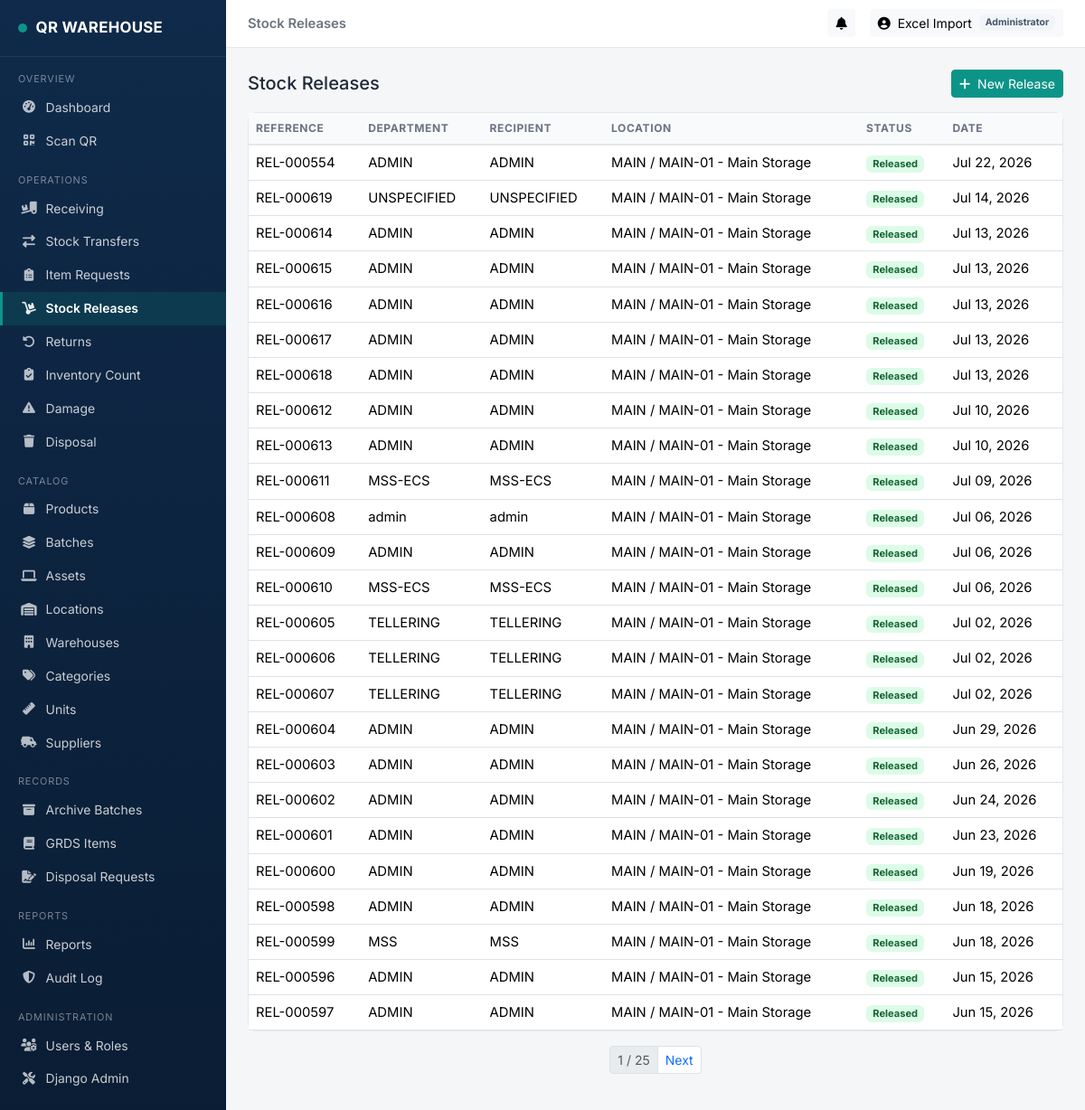
The page /ops/releases/ (signed in) on the database its author committed.
### backend/models.py (models this page shows, shortened)
class User(AbstractUser):
    class Role(models.TextChoices):
        ADMIN = 'admin', 'Administrator'
        MANAGER = 'manager', 'Warehouse Manager'
        STAFF = 'staff', 'Warehouse Staff'
        REQUESTER = 'requester', 'Requesting Department'
        AUDITOR = 'auditor', 'Auditor / Viewer'
    role = models.CharField(max_length=20, choices=Role.choices, default=Role.STAFF)
    employee_id = models.CharField(max_length=30, blank=True)
    department = models.CharField(max_length=100, blank=True)
    phone = models.CharField(max_length=30, blank=True)
    is_active_employee = models.BooleanField(default=True)
    @property
    def is_read_only(self):
        return self.role == self.Role.AUDITOR

class TimeStampedModel(models.Model):
    created_at = models.DateTimeField(auto_now_add=True)
    updated_at = models.DateTimeField(auto_now=True)
    class Meta:
        abstract = True

class StockRelease(TimeStampedModel):
    class Status(models.TextChoices):
        DRAFT = 'draft', 'Draft'
        RELEASED = 'released', 'Released'
        CONFIRMED = 'confirmed', 'Confirmed'
    reference_number = models.CharField(max_length=100, unique=True)
    item_request = models.ForeignKey(ItemRequest, on_delete=models.SET_NULL, null=True, blank=True, related_name='releases')
    location = models.ForeignKey(WarehouseLocation, on_delete=models.PROTECT, related_name='releases')
    released_by = models.ForeignKey(settings.AUTH_USER_MODEL, on_delete=models.PROTECT, related_name='releases_done')
    released_to_department = models.CharField(max_length=120)
    recipient_name = models.CharField(max_length=150)
    status = models.CharField(max_length=15, choices=Status.choices, default=Status.DRAFT)
    remarks = models.TextField(blank=True)
    class Meta:
        ordering = ['-created_at']

class WarehouseLocation(TimeStampedModel):
    class LocationType(models.TextChoices):
        ZONE = 'zone', 'Zone'
        RACK = 'rack', 'Rack'
        SHELF = 'shelf', 'Shelf'
        BIN = 'bin', 'Bin'
    warehouse = models.ForeignKey(Warehouse, on_delete=models.PROTECT, related_name='locations')
    code = models.CharField(max_length=50)
    name = models.CharField(max_length=150)
    location_type = models.CharField(max_length=10, choices=LocationType.choices, default=LocationType.BIN)
    parent = models.ForeignKey('self', on_delete=models.PROTECT, null=True, blank=True, related_name='children')
    qr_token = models.UUIDField(default=uuid.uuid4, unique=True, editable=False)
    is_active = models.BooleanField(default=True)
    class Meta:
        ordering = ['warehouse', 'code']
        constraints = [
            models.UniqueConstraint(fields=['warehouse', 'code'], name='unique_location_code_per_warehouse')
        ]
    def __str__(self):
        return f"{self.warehouse.code} / {self.code} - {self.name}"

class Warehouse(TimeStampedModel):
    code = models.CharField(max_length=30, unique=True)
    name = models.CharField(max_length=150)
    address = models.TextField(blank=True)
    is_active = models.BooleanField(default=True)
    class Meta:
        ordering = ['name']

### backend/views.py (the view)
# urls.py: path('releases/', views.ReleaseListView.as_view(), name='release_list'),
class ReleaseListView(ListView):
    model = StockRelease
    template_name = 'operations/release_list.html'
    context_object_name = 'releases'
    paginate_by = 25

### backend/context_processors.py (called while the page is built)
def notifications_processor(request):
    if not request.user.is_authenticated:
        return {}
    from .models import Notification
    qs = Notification.objects.filter(is_read=False).filter(
        Q(recipient=request.user) | Q(role_target=request.user.role)
    ).order_by('-created_at')[:8]
    return {
        'nav_notifications': qs,
        'nav_notifications_count': qs.count(),
    }

### backend/templates/operations/release_list.html (shortened to what this page needs)
{% extends "base.html" %}
{% load core_extras %}
{% block page_heading %}Stock Releases{% endblock %}
{% block content %}
<div class="d-flex justify-content-between align-items-center mb-3">
  <h5 class="mb-0">Stock Releases</h5>
  {% if not user.is_read_only %}<a href="{% url 'operations:release_add' %}" class="btn btn-primary btn-sm"><i class="fa-solid fa-plus me-1"></i> New Release</a>{% endif %}
</div>
<div class="wh-card p-0">
<table class="table table-hover mb-0 align-middle">
<thead><tr><th>Reference</th><th>Department</th><th>Recipient</th><th>Location</th><th>Status</th><th>Date</th></tr></thead>
<tbody>
{% for r in releases %}
<tr style="cursor:pointer" onclick="location.href='{% url 'operations:release_detail' r.pk %}'">
  <td>{{ r.reference_number }}</td><td>{{ r.released_to_department }}</td><td>{{ r.recipient_name }}</td><td>{{ r.location }}</td>
  <td><span class="badge badge-soft-{{ r.status|status_badge }}">{{ r.get_status_display }}</span></td>
  <td>{{ r.created_at|date:"M d, Y" }}</td>
</tr>
{% empty %}<tr><td colspan="6" class="text-center text-muted py-4">No releases yet.</td></tr>{% endfor %}
</tbody>
</table>
</div>
{% include "core/_pagination.html" %}
{% endblock %}

### backend/templates/base.html (shortened to what this page needs)
{% load static %}
<!DOCTYPE html>
<html lang="en">
<head>
<link rel="stylesheet" href="https://cdnjs.cloudflare.com/ajax/libs/bootstrap/5.3.3/css/bootstrap.min.css">
<link rel="stylesheet" href="https://cdnjs.cloudflare.com/ajax/libs/font-awesome/6.5.1/css/all.min.css">
<link rel="stylesheet" href="{% static 'css/style.css' %}">
</head>
<body>
{% if user.is_authenticated %}
<nav class="wh-sidebar" id="whSidebar">
  <div class="brand"><span class="badge-dot"></span> QR WAREHOUSE</div>
  <div class="nav-section">Overview</div>
  <a class="nav-link {% if request.resolver_match.url_name == 'home' %}active{% endif %}" href="{% url 'dashboard:home' %}"><i class="fa-solid fa-gauge-high"></i> Dashboard</a>
  <a class="nav-link {% if 'scanner' in request.path %}active{% endif %}" href="{% url 'core:scanner' %}"><i class="fa-solid fa-qrcode"></i> Scan QR</a>
  <div class="nav-section">Operations</div>
  <a class="nav-link {% if '/ops/receiving' in request.path %}active{% endif %}" href="{% url 'operations:receiving_list' %}"><i class="fa-solid fa-truck-ramp-box"></i> Receiving</a>
  <a class="nav-link {% if '/ops/transfers' in request.path %}active{% endif %}" href="{% url 'operations:transfer_list' %}"><i class="fa-solid fa-right-left"></i> Stock Transfers</a>
  <a class="nav-link {% if '/ops/requests' in request.path %}active{% endif %}" href="{% url 'operations:request_list' %}"><i class="fa-solid fa-clipboard-list"></i> Item Requests</a>
  <a class="nav-link {% if '/ops/releases' in request.path %}active{% endif %}" href="{% url 'operations:release_list' %}"><i class="fa-solid fa-dolly"></i> Stock Releases</a>
  <a class="nav-link {% if '/ops/returns' in request.path %}active{% endif %}" href="{% url 'operations:return_list' %}"><i class="fa-solid fa-rotate-left"></i> Returns</a>
  <a class="nav-link {% if '/ops/counts' in request.path %}active{% endif %}" href="{% url 'operations:count_list' %}"><i class="fa-solid fa-clipboard-check"></i> Inventory Count</a>
  <a class="nav-link {% if '/ops/damage' in request.path %}active{% endif %}" href="{% url 'operations:damage_list' %}"><i class="fa-solid fa-triangle-exclamation"></i> Damage</a>
  <a class="nav-link {% if '/ops/disposals' in request.path %}active{% endif %}" href="{% url 'operations:disposal_list' %}"><i class="fa-solid fa-trash"></i> Disposal</a>
  <div class="nav-section">Catalog</div>
  <a class="nav-link {% if '/inventory/products' in request.path %}active{% endif %}" href="{% url 'core:product_list' %}"><i class="fa-solid fa-box"></i> Products</a>
  <a class="nav-link {% if '/inventory/batches' in request.path %}active{% endif %}" href="{% url 'core:batch_list' %}"><i class="fa-solid fa-layer-group"></i> Batches</a>
  <a class="nav-link {% if '/inventory/assets' in request.path %}active{% endif %}" href="{% url 'core:asset_list' %}"><i class="fa-solid fa-laptop"></i> Assets</a>
  <a class="nav-link {% if '/inventory/locations' in request.path %}active{% endif %}" href="{% url 'core:location_list' %}"><i class="fa-solid fa-warehouse"></i> Locations</a>
  <a class="nav-link {% if '/inventory/warehouses' in request.path %}active{% endif %}" href="{% url 'core:warehouse_list' %}"><i class="fa-solid fa-building"></i> Warehouses</a>
  <a class="nav-link {% if '/inventory/categories' in request.path %}active{% endif %}" href="{% url 'core:category_list' %}"><i class="fa-solid fa-tags"></i> Categories</a>
  <a class="nav-link {% if '/inventory/units' in request.path %}active{% endif %}" href="{% url 'core:unit_list' %}"><i class="fa-solid fa-ruler"></i> Units</a>
  <a class="nav-link {% if '/inventory/suppliers' in request.path %}active{% endif %}" href="{% url 'core:supplier_list' %}"><i class="fa-solid fa-truck-field"></i> Suppliers</a>
  <div class="nav-section">Records</div>
  <a class="nav-link {% if '/records/batches' in request.path %}active{% endif %}" href="{% url 'records:archive_batch_list' %}"><i class="fa-solid fa-box-archive"></i> Archive Batches</a>
  <a class="nav-link {% if '/records/grds-items' in request.path %}active{% endif %}" href="{% url 'records:grds_item_list' %}"><i class="fa-solid fa-book"></i> GRDS Items</a>
  <a class="nav-link {% if '/records/disposal-requests' in request.path %}active{% endif %}" href="{% url 'records:disposal_request_list' %}"><i class="fa-solid fa-file-signature"></i> Disposal Requests</a>
  <div class="nav-section">Reports</div>
  <a class="nav-link {% if '/reports' in request.path %}active{% endif %}" href="{% url 'dashboard:reports_home' %}"><i class="fa-solid fa-chart-column"></i> Reports</a>
  <a class="nav-link {% if 'audit-log' in request.path %}active{% endif %}" href="{% url 'dashboard:audit_log' %}"><i class="fa-solid fa-shield-halved"></i> Audit Log</a>
  {% if user.role == 'admin' %}
  <div class="nav-section">Administration</div>
  <a class="nav-link {% if '/accounts/users' in request.path %}active{% endif %}" href="{% url 'accounts:user_list' %}"><i class="fa-solid fa-users-gear"></i> Users & Roles</a>
  <a class="nav-link" href="/admin/"><i class="fa-solid fa-screwdriver-wrench"></i> Django Admin</a>
  {% endif %}
  <div style="height:2rem"></div>
</nav>
<div class="wh-content">
  <div class="wh-topbar">
    <div class="fw-semibold text-secondary d-none d-lg-block">{% block page_heading %}{% endblock %}</div>
    <div class="d-flex align-items-center gap-3">
      <div class="dropdown">
        <button class="btn btn-sm btn-light position-relative" data-bs-toggle="dropdown">
          <i class="fa-solid fa-bell"></i>
        </button>
      </div>
      <div class="dropdown">
        <button class="btn btn-sm btn-light d-flex align-items-center gap-2" data-bs-toggle="dropdown">
          <i class="fa-solid fa-circle-user"></i> {{ user.get_full_name|default:user.username }}
          <span class="badge badge-soft-secondary">{{ user.get_role_display }}</span>
        </button>
      </div>
    </div>
  </div>
  <div class="wh-page">
    {% block content %}{% endblock %}
  </div>
</div>
{% else %}
  {% block guest_content %}{% endblock %}
{% endif %}
</body>
</html>

### backend/static/css/style.css (style rules this page uses)
:root { --wh-navy: #0F2A4A; --wh-navy-dark: #0A1D34; --wh-slate: #1E3A5F; --wh-teal: #0D9488; --wh-teal-dark: #0B7A70; --wh-amber: #F59E0B; --wh-danger: #DC2626; --wh-success: #16A34A; --wh-bg: #F4F6F8; --wh-card: #FFFFFF; --wh-text: #1F2937; --wh-muted: #6B7280; --wh-border: #E5E7EB; --sidebar-width: 250px; }
body { background: var(--wh-bg); color: var(--wh-text); font-family: 'Inter', -apple-system, BlinkMacSystemFont, 'Segoe UI', Roboto, sans-serif; font-size: 0.925rem; }
.wh-sidebar { position: fixed; top:0; left:0; bottom:0; width: var(--sidebar-width); background: linear-gradient(180deg, var(--wh-navy) 0%, var(--wh-navy-dark) 100%); color: #fff; overflow-y: auto; z-index: 1030; }
.wh-sidebar .brand { padding: 1.15rem 1.25rem; font-weight: 700; font-size: 1.05rem; letter-spacing:.3px; border-bottom: 1px solid rgba(255,255,255,.08); display:flex; align-items:center; gap:.6rem; }
.wh-sidebar .brand .badge-dot { width:10px;height:10px;border-radius:50%;background:var(--wh-teal);display:inline-block; }
.wh-sidebar .nav-section { text-transform: uppercase; font-size:.68rem; letter-spacing:.08em; color: rgba(255,255,255,.45); padding: 1rem 1.25rem .35rem; }
.wh-sidebar .nav-link { color: rgba(255,255,255,.78); padding:.5rem 1.25rem; font-size:.87rem; border-left:3px solid transparent; display:flex; align-items:center; gap:.6rem; }
.wh-sidebar .nav-link.active { background: rgba(13,148,136,.18); color:#fff; border-left-color: var(--wh-teal); font-weight:600; }
.wh-sidebar .nav-link i { width:18px; text-align:center; opacity:.9; }
.wh-content { margin-left: var(--sidebar-width); min-height:100vh; }
.wh-topbar { background:#fff; border-bottom:1px solid var(--wh-border); padding:.65rem 1.5rem; display:flex; align-items:center; justify-content:space-between; position:sticky; top:0; z-index:1020; }
.wh-page { padding: 1.5rem; }
.wh-card { background:var(--wh-card); border:1px solid var(--wh-border); border-radius:.6rem; }
.btn-primary { background: var(--wh-teal); border-color: var(--wh-teal); }
a { color: var(--wh-teal-dark); text-decoration:none; }
.table thead th { background: #F8FAFC; font-size:.75rem; text-transform:uppercase; letter-spacing:.05em; color: var(--wh-muted); border-bottom:2px solid var(--wh-border); }
.badge-soft-success { background:#DCFCE7; color:#166534; }
.badge-soft-secondary { background:#F1F5F9; color:#475569; }

### rows shown on the page
User: get_full_name "Excel Import", role "Administrator"
StockRelease: reference_number "REL-000554", released_to_department "ADMIN", recipient_name "ADMIN", location "MAIN / MAIN-01 - Main Storage", status "Released", created_at "Jul 22, 2026"
StockRelease: reference_number "REL-000619", released_to_department "UNSPECIFIED", recipient_name "UNSPECIFIED", location "MAIN / MAIN-01 - Main Storage", status "Released", created_at "Jul 14, 2026"
StockRelease: reference_number "REL-000614", released_to_department "ADMIN", recipient_name "ADMIN", location "MAIN / MAIN-01 - Main Storage", status "Released", created_at "Jul 13, 2026"
StockRelease: reference_number "REL-000615", released_to_department "ADMIN", recipient_name "ADMIN", location "MAIN / MAIN-01 - Main Storage", status "Released", created_at "Jul 13, 2026"
StockRelease: reference_number "REL-000616", released_to_department "ADMIN", recipient_name "ADMIN", location "MAIN / MAIN-01 - Main Storage", status "Released", created_at "Jul 13, 2026"
StockRelease: reference_number "REL-000617", released_to_department "ADMIN", recipient_name "ADMIN", location "MAIN / MAIN-01 - Main Storage", status "Released", created_at "Jul 13, 2026"
StockRelease: reference_number "REL-000618", released_to_department "ADMIN", recipient_name "ADMIN", location "MAIN / MAIN-01 - Main Storage", status "Released", created_at "Jul 13, 2026"
StockRelease: reference_number "REL-000612", released_to_department "ADMIN", recipient_name "ADMIN", location "MAIN / MAIN-01 - Main Storage", status "Released", created_at "Jul 10, 2026"
StockRelease: reference_number "REL-000613", released_to_department "ADMIN", recipient_name "ADMIN", location "MAIN / MAIN-01 - Main Storage", status "Released", created_at "Jul 10, 2026"
StockRelease: reference_number "REL-000611", released_to_department "MSS-ECS", recipient_name "MSS-ECS", location "MAIN / MAIN-01 - Main Storage", status "Released", created_at "Jul 09, 2026"
StockRelease: reference_number "REL-000608", released_to_department "admin", recipient_name "admin", location "MAIN / MAIN-01 - Main Storage", status "Released", created_at "Jul 06, 2026"
StockRelease: reference_number "REL-000609", released_to_department "ADMIN", recipient_name "ADMIN", location "MAIN / MAIN-01 - Main Storage", status "Released", created_at "Jul 06, 2026"
StockRelease: reference_number "REL-000610", released_to_department "MSS-ECS", recipient_name "MSS-ECS", location "MAIN / MAIN-01 - Main Storage", status "Released", created_at "Jul 06, 2026"
StockRelease: reference_number "REL-000605", released_to_department "TELLERING", recipient_name "TELLERING", location "MAIN / MAIN-01 - Main Storage", status "Released", created_at "Jul 02, 2026"
StockRelease: reference_number "REL-000606", released_to_department "TELLERING", recipient_name "TELLERING", location "MAIN / MAIN-01 - Main Storage", status "Released", created_at "Jul 02, 2026"
StockRelease: reference_number "REL-000607", released_to_department "TELLERING", recipient_name "TELLERING", location "MAIN / MAIN-01 - Main Storage", status "Released", created_at "Jul 02, 2026"
StockRelease: reference_number "REL-000604", released_to_department "ADMIN", recipient_name "ADMIN", location "MAIN / MAIN-01 - Main Storage", status "Released", created_at "Jun 29, 2026"
StockRelease: reference_number "REL-000603", released_to_department "ADMIN", recipient_name "ADMIN", location "MAIN / MAIN-01 - Main Storage", status "Released", created_at "Jun 26, 2026"
StockRelease: reference_number "REL-000602", released_to_department "ADMIN", recipient_name "ADMIN", location "MAIN / MAIN-01 - Main Storage", status "Released", created_at "Jun 24, 2026"
StockRelease: reference_number "REL-000601", released_to_department "ADMIN", recipient_name "ADMIN", location "MAIN / MAIN-01 - Main Storage", status "Released", created_at "Jun 23, 2026"
StockRelease: reference_number "REL-000600", released_to_department "ADMIN", recipient_name "ADMIN", location "MAIN / MAIN-01 - Main Storage", status "Released", created_at "Jun 19, 2026"
StockRelease: reference_number "REL-000598", released_to_department "ADMIN", recipient_name "ADMIN", location "MAIN / MAIN-01 - Main Storage", status "Released", created_at "Jun 18, 2026"
StockRelease: reference_number "REL-000599", released_to_department "MSS", recipient_name "MSS", location "MAIN / MAIN-01 - Main Storage", status "Released", created_at "Jun 18, 2026"
StockRelease: reference_number "REL-000596", released_to_department "ADMIN", recipient_name "ADMIN", location "MAIN / MAIN-01 - Main Storage", status "Released", created_at "Jun 15, 2026"
StockRelease: reference_number "REL-000597", released_to_department "ADMIN", recipient_name "ADMIN", location "MAIN / MAIN-01 - Main Storage", status "Released", created_at "Jun 15, 2026"

### other values the page prints
{{ page_obj.number }} "1"
{{ page_obj.paginator.num_pages }} "25"
